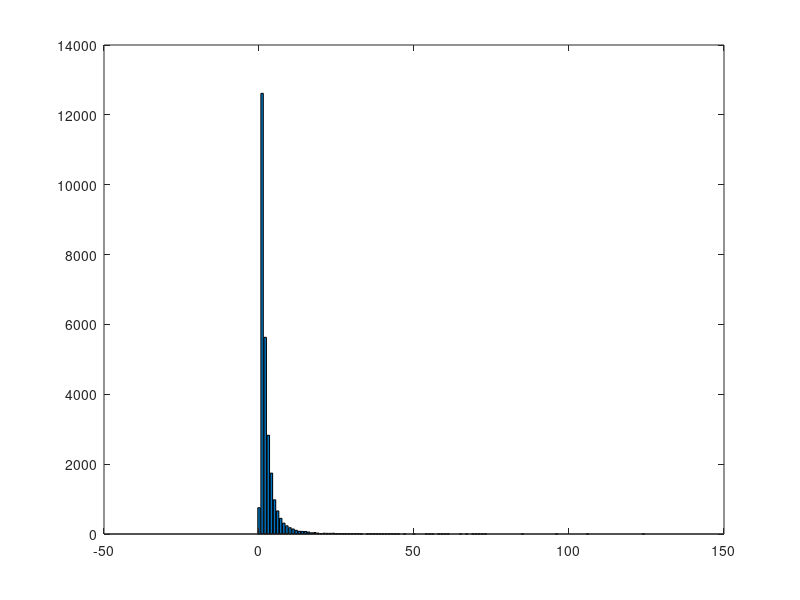

Recreate this plot in MATLAB.
DATA = [0 752;
1 12616;
2 5631;
3 2827;
4 1743;
5 979;
6 661;
7 448;
8 311;
9 234;
10 180;
11 143;
12 105;
13 78;
14 74;
15 72;
16 57;
17 35;
18 43;
19 26;
20 12;
21 23;
22 19;
23 19;
24 22;
25 10;
26 11;
27 4;
28 11;
29 4;
30 8;
31 9;
32 9;
33 3;
35 5;
36 3;
37 8;
38 3;
39 4;
40 2;
41 2;
42 5;
43 3;
44 3;
45 1;
47 2;
50 3;
54 1;
55 1;
56 1;
58 1;
59 1;
60 2;
61 1;
65 2;
67 1;
69 3;
70 1;
71 1;
72 1;
73 1;
85 2;
96 1;
106 1;
124 2];

bar(DATA(:, 1), DATA(:, 2))
% bar(DATA(:, 1), log(DATA(:, 2)))